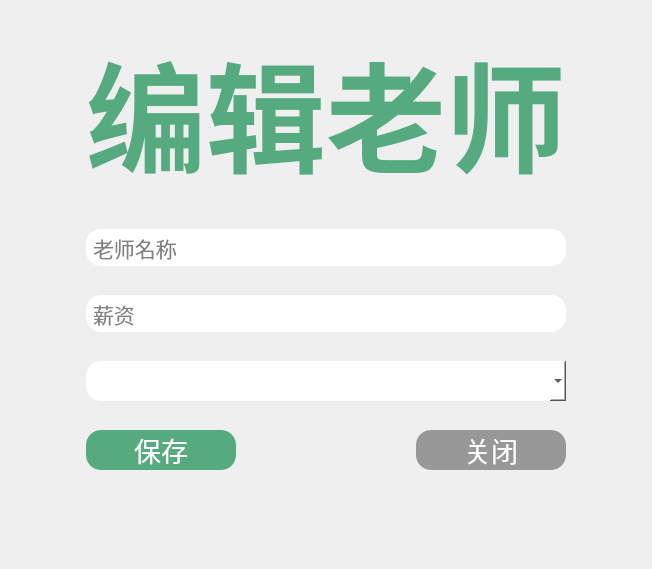
             <widget class="QWidget" name="page_7">
              <layout class="QHBoxLayout" name="horizontalLayout_26">
               <item>
                <layout class="QVBoxLayout" name="verticalLayout_14">
                 <item>
                  <spacer name="verticalSpacer_13">
                   <property name="orientation">
                    <enum>Qt::Vertical</enum>
                   </property>
                   <property name="sizeHint" stdset="0">
                    <size>
                     <width>630</width>
                     <height>13</height>
                    </size>
                   </property>
                  </spacer>
                 </item>
                 <item>
                  <layout class="QHBoxLayout" name="horizontalLayout_24">
                   <item>
                    <spacer name="horizontalSpacer_14">
                     <property name="orientation">
                      <enum>Qt::Horizontal</enum>
                     </property>
                     <property name="sizeHint" stdset="0">
                      <size>
                       <width>40</width>
                       <height>20</height>
                      </size>
                     </property>
                    </spacer>
                   </item>
                   <item>
                    <layout class="QVBoxLayout" name="verticalLayout_15">
                     <property name="spacing">
                      <number>29</number>
                     </property>
                     <item>
                      <widget class="QLabel" name="label_7">
                       <property name="font">
                        <font>
                         <family>微软雅黑</family>
                         <pointsize>90</pointsize>
                         <bold>true</bold>
                        </font>
                       </property>
                       <property name="styleSheet">
                        <string notr="true">color: rgb(85, 170, 127);</string>
                       </property>
                       <property name="text">
                        <string>编辑老师</string>
                       </property>
                       <property name="alignment">
                        <set>Qt::AlignCenter</set>
                       </property>
                      </widget>
                     </item>
                     <item>
                      <widget class="QLineEdit" name="lineEdit_16">
                       <property name="font">
                        <font>
                         <pointsize>16</pointsize>
                        </font>
                       </property>
                       <property name="styleSheet">
                        <string notr="true">border-radius:15px;
padding:5px;
background-color: rgb(255, 255, 255);</string>
                       </property>
                       <property name="readOnly">
                        <bool>true</bool>
                       </property>
                       <property name="placeholderText">
                        <string>老师名称</string>
                       </property>
                      </widget>
                     </item>
                     <item>
                      <widget class="QLineEdit" name="lineEdit_17">
                       <property name="font">
                        <font>
                         <pointsize>16</pointsize>
                        </font>
                       </property>
                       <property name="styleSheet">
                        <string notr="true">border-radius:15px;
padding:5px;
background-color: rgb(255, 255, 255);</string>
                       </property>
                       <property name="text">
                        <string/>
                       </property>
                       <property name="echoMode">
                        <enum>QLineEdit::Normal</enum>
                       </property>
                       <property name="cursorPosition">
                        <number>0</number>
                       </property>
                       <property name="placeholderText">
                        <string>薪资</string>
                       </property>
                      </widget>
                     </item>
                     <item>
                      <widget class="QComboBox" name="comboBox_3">
                       <property name="font">
                        <font>
                         <pointsize>18</pointsize>
                        </font>
                       </property>
                       <property name="styleSheet">
                        <string notr="true">border-radius:15px;
padding:5px;
background-color: rgb(255, 255, 255);</string>
                       </property>
                      </widget>
                     </item>
                     <item>
                      <layout class="QHBoxLayout" name="horizontalLayout_25">
                       <property name="spacing">
                        <number>180</number>
                       </property>
                       <property name="rightMargin">
                        <number>0</number>
                       </property>
                       <property name="bottomMargin">
                        <number>5</number>
                       </property>
                       <item>
                        <widget class="QPushButton" name="pushButton_14">
                         <property name="font">
                          <font>
                           <pointsize>20</pointsize>
                          </font>
                         </property>
                         <property name="styleSheet">
                          <string notr="true">QPushButton{
	border-radius:15px;
	color: rgb(255, 255, 255);
	background-color: rgb(85, 170, 127);
}

QPushButton:hover{
	background-color: rgb(95, 191, 141);
}

QPushButton:pressed{
	background-color: rgb(73, 147, 109);
}



</string>
                         </property>
                         <property name="text">
                          <string>保存</string>
                         </property>
                        </widget>
                       </item>
                       <item>
                        <widget class="QPushButton" name="pushButton_15">
                         <property name="font">
                          <font>
                           <pointsize>20</pointsize>
                          </font>
                         </property>
                         <property name="styleSheet">
                          <string notr="true">QPushButton{
	border-radius:15px;
	color: rgb(255, 255, 255);
	background-color: rgb(152, 152, 152);
}

QPushButton:hover{
	background-color: rgb(190, 190, 190);
}
QPushButton:pressed{
	
	background-color: rgb(131, 131, 131);
}</string>
                         </property>
                         <property name="text">
                          <string>关闭</string>
                         </property>
                        </widget>
                       </item>
                      </layout>
                     </item>
                    </layout>
                   </item>
                   <item>
                    <spacer name="horizontalSpacer_15">
                     <property name="orientation">
                      <enum>Qt::Horizontal</enum>
                     </property>
                     <property name="sizeHint" stdset="0">
                      <size>
                       <width>40</width>
                       <height>20</height>
                      </size>
                     </property>
                    </spacer>
                   </item>
                  </layout>
                 </item>
                 <item>
                  <spacer name="verticalSpacer_14">
                   <property name="orientation">
                    <enum>Qt::Vertical</enum>
                   </property>
                   <property name="sizeHint" stdset="0">
                    <size>
                     <width>630</width>
                     <height>83</height>
                    </size>
                   </property>
                  </spacer>
                 </item>
                </layout>
               </item>
              </layout>
             </widget>
